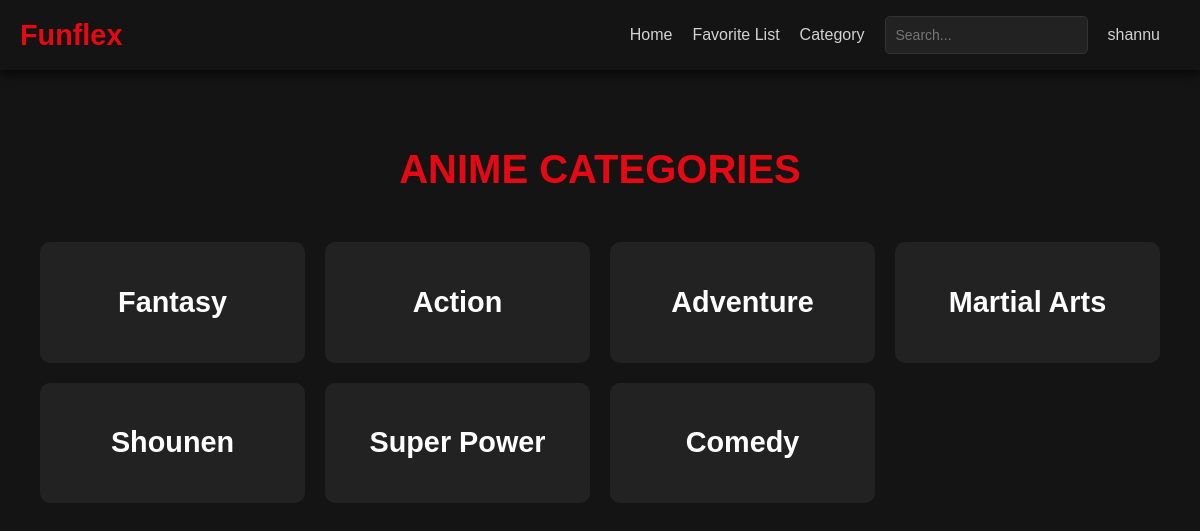
Page /category/ (signed in) on the committed database.
### anime/models.py (models this page shows, shortened)
class Category(models.Model):
    name = models.CharField(max_length=200, unique=True)

### anime/views.py (the view)
# urls.py: path('category/',category, name='category'),
@login_required(login_url='user-login')
def category(request):
    categories = Category.objects.all()
    context = {'categories':categories}
    return render(request,'anime/category.html',context)

### anime/templates/anime/category.html (shortened to what this page needs)
{% extends 'base.html' %}
{% block content %}
    <div class="category-container">
        <h1 class="category-title">Anime Categories</h1>
        <div class="category-grid">
            {% for category in categories %}
                <div class="category-card">
                    <a href="{% url 'home' %}?category={{ category.name }}" class="category-link">
                        <h2 class="category-name">{{ category.name }}</h2>
                    </a>
                </div>
            {% endfor %}
        </div>
    </div>
{% endblock %}

### templates/nav.html (shortened to what this page needs)
<!DOCTYPE html>
<html lang="en">
<head>
</head>
<body>
    <nav>
        <a href="{% url 'details' %}" class="title">Funflex</a>
        <ul class="options">
            <li><a href="{% url 'home' %}">Home</a></li>
            <li><a href="{% url 'fav-list' %}">Favorite List</a></li>
            <li><a href="{% url 'category' %}">Category</a></li>
            <form class="search-bar" method="get" action="">
                <input type="text" name="search" placeholder="Search...">
            </form>
            {% if request.user.is_authenticated %}
            <li class="account">
                <a href="#">{{request.user}}</a>
            </li>
        </ul>
    </nav>
</body>
</html>

### static/css/style.css (style rules this page uses)
body { margin: 0; font-family: 'Netflix Sans', 'Arial', sans-serif; background-color: #141414; color: #e5e5e5; }

### static/css/nav.css (style rules this page uses)
nav { background-color: #141414; color: lightgray; height: 70px; display: flex; align-items: center; justify-content: space-between; padding: 0 20px; position: sticky; top: 0; width: 100%; z-index: 100; box-sizing: border-box; box-shadow: 0 4px 10px rgba(0, 0, 0, 0.7); }
.title { text-decoration: none; color: #e50914; font-size: 1.8em; font-weight: bold; margin-right: 20px; transition: color 0.3s ease, text-shadow 0.3s ease; }
.options { display: flex; align-items: center; list-style: none; padding: 0; margin: 0; }
.options li { margin-right: 20px; transition: color 0.3s ease, text-shadow 0.3s ease; position: relative; }
.options li a { text-decoration: none; color: lightgray; font-size: 16px; padding: 5px 0; transition: color 0.3s ease, text-shadow 0.3s ease; }
.search-bar { flex-grow: 1; margin-right: 20px; padding: 5px; border: 1px solid #333; background-color: #222; color: lightgray; border-radius: 5px; display: flex; }
.search-bar input[type="text"] { width: 100%; padding: 5px; background-color: transparent; border: none; color: lightgray; font-size: 14px; }
.account { position: relative; cursor: pointer; }
.account a { color: lightgray; font-size: 16px; text-decoration: none; padding: 5px; }

### static/css/anime_episode_list.css (style rules this page uses)
a { text-decoration: none; color: inherit; }

### static/css/category.css (style rules this page uses)
.category-container { text-align: center; padding: 50px 20px; }
.category-title { font-size: 2.5rem; font-weight: bold; text-transform: uppercase; color: #e50914; margin-bottom: 30px; }
.category-grid { display: grid; grid-template-columns: repeat(auto-fit, minmax(250px, 1fr)); gap: 20px; padding: 20px; }
.category-card { background-color: #222; padding: 20px; border-radius: 10px; text-align: center; transition: transform 0.3s ease-in-out, box-shadow 0.3s ease-in-out; position: relative; cursor: pointer; }
.category-name { font-size: 1.8rem; color: white; transition: color 0.3s ease-in-out; }
.category-card a { text-decoration: none; color: inherit; }

### static/css/details.css (style rules this page uses)
body { background-color: #141414; color: white; font-family: Arial, sans-serif; margin: 0; padding: 0; }

### rows in the picture
Category: name "Fantasy"
Category: name "Action"
Category: name "Adventure"
Category: name "Martial Arts"
Category: name "Shounen"
Category: name "Super Power"
Category: name "Comedy"

### other values in the picture
{{ request.user }} "shannu"
